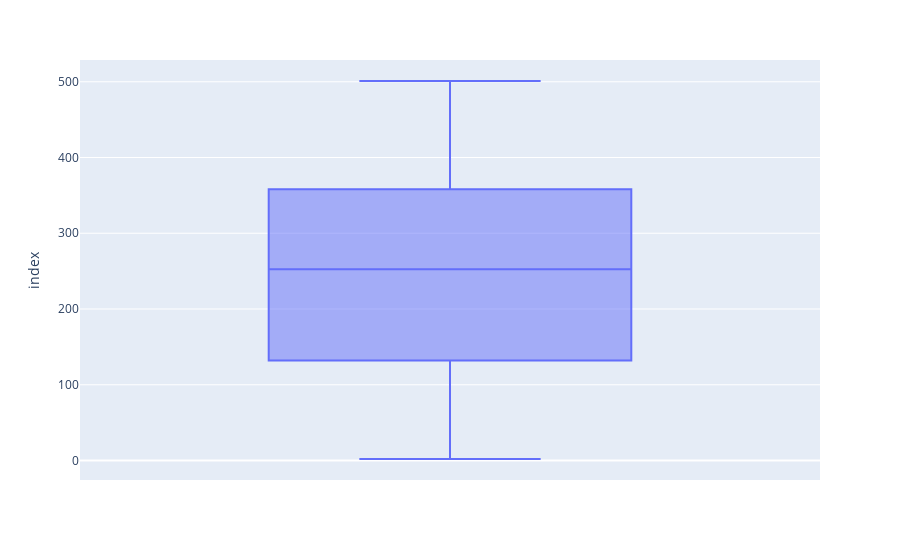
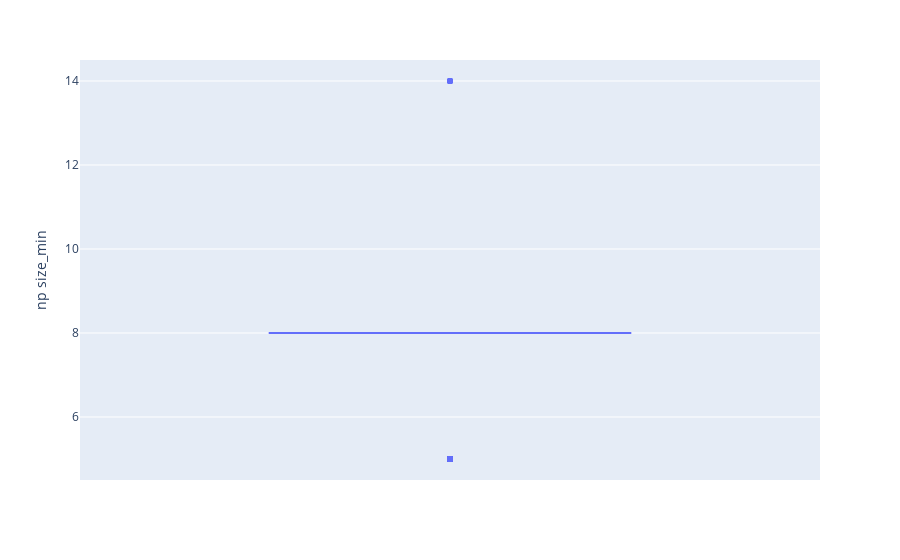
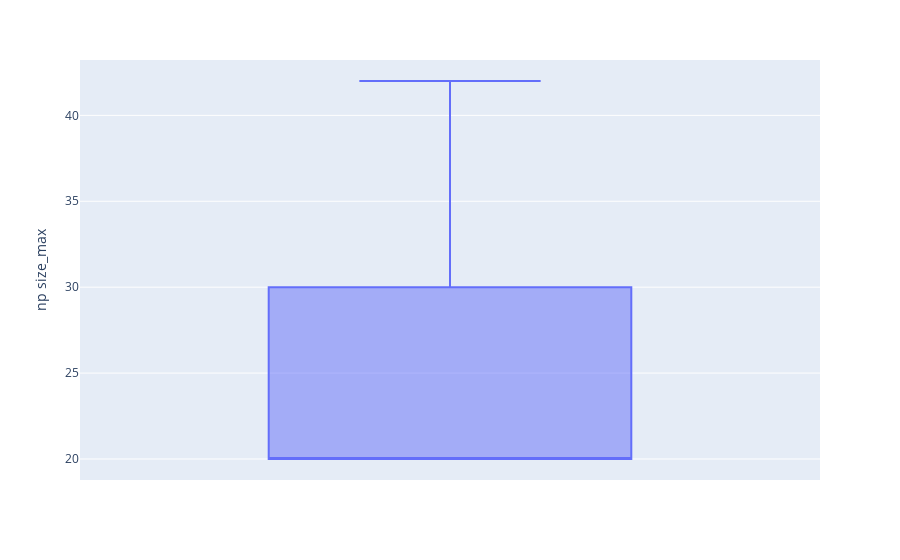
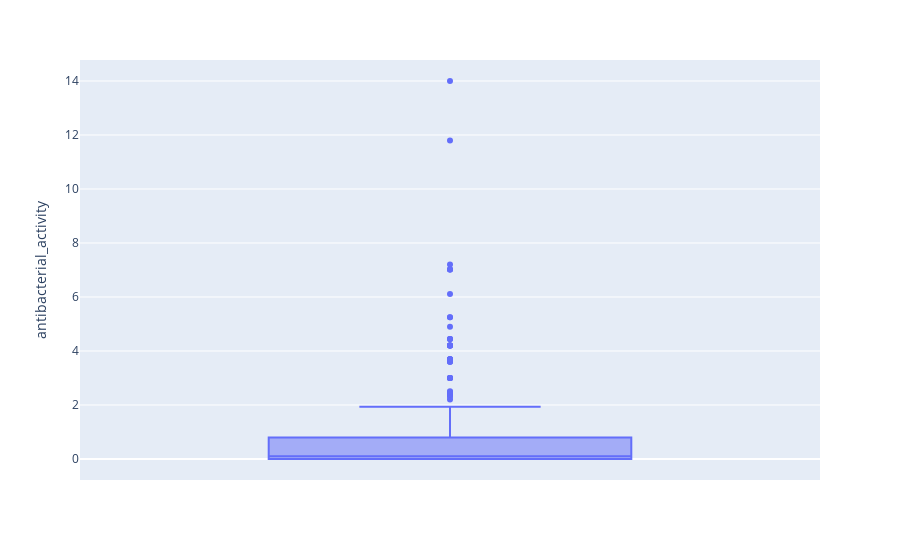

The cell these charts' notebook holds for them, in order:
### Markdown cell above
Проверим выбросы

### Code cell
for column in cleaned_df.select_dtypes(include=np.number).columns:
    fig = px.box(
        data_frame = cleaned_df,
        y = column
    )
    fig.show()

### Figure 1 — Plotly figure (JSON) as saved in the notebook; plotly's stock layout.template omitted (floating-point values rounded to 4 significant figures; data arrays with more than 128 entries replaced by an {"elided": "..."} marker saying what was removed)
{"data": [{"alignmentgroup": "True", "hovertemplate": "index=%{y}<extra></extra>", "legendgroup": "", "marker": {"color": "#636efa"}, "name": "", "notched": false, "offsetgroup": "", "orientation": "v", "showlegend": false, "type": "box", "x0": " ", "xaxis": "x", "y": {"elided": "330 int values"}, "y0": " ", "yaxis": "y"}], "layout": {"boxmode": "group", "legend": {"tracegroupgap": 0}, "margin": {"t": 60}, "xaxis": {"anchor": "y", "domain": [0, 1]}, "yaxis": {"anchor": "x", "domain": [0, 1], "title": {"text": "index"}}}}

### Figure 2 — Plotly figure (JSON) as saved in the notebook; plotly's stock layout.template omitted (floating-point values rounded to 4 significant figures; data arrays with more than 128 entries replaced by an {"elided": "..."} marker saying what was removed)
{"data": [{"alignmentgroup": "True", "hovertemplate": "np size_min=%{y}<extra></extra>", "legendgroup": "", "marker": {"color": "#636efa"}, "name": "", "notched": false, "offsetgroup": "", "orientation": "v", "showlegend": false, "type": "box", "x0": " ", "xaxis": "x", "y": {"elided": "330 int values"}, "y0": " ", "yaxis": "y"}], "layout": {"boxmode": "group", "legend": {"tracegroupgap": 0}, "margin": {"t": 60}, "xaxis": {"anchor": "y", "domain": [0, 1]}, "yaxis": {"anchor": "x", "domain": [0, 1], "title": {"text": "np size_min"}}}}

### Figure 3 — Plotly figure (JSON) as saved in the notebook; plotly's stock layout.template omitted (floating-point values rounded to 4 significant figures; data arrays with more than 128 entries replaced by an {"elided": "..."} marker saying what was removed)
{"data": [{"alignmentgroup": "True", "hovertemplate": "np size_max=%{y}<extra></extra>", "legendgroup": "", "marker": {"color": "#636efa"}, "name": "", "notched": false, "offsetgroup": "", "orientation": "v", "showlegend": false, "type": "box", "x0": " ", "xaxis": "x", "y": {"elided": "330 int values"}, "y0": " ", "yaxis": "y"}], "layout": {"boxmode": "group", "legend": {"tracegroupgap": 0}, "margin": {"t": 60}, "xaxis": {"anchor": "y", "domain": [0, 1]}, "yaxis": {"anchor": "x", "domain": [0, 1], "title": {"text": "np size_max"}}}}

### Figure 4 — Plotly figure (JSON) as saved in the notebook; plotly's stock layout.template omitted (floating-point values rounded to 4 significant figures; data arrays with more than 128 entries replaced by an {"elided": "..."} marker saying what was removed)
{"data": [{"alignmentgroup": "True", "hovertemplate": "antibacterial_activity=%{y}<extra></extra>", "legendgroup": "", "marker": {"color": "#636efa"}, "name": "", "notched": false, "offsetgroup": "", "orientation": "v", "showlegend": false, "type": "box", "x0": " ", "xaxis": "x", "y": {"elided": "330 float values"}, "y0": " ", "yaxis": "y"}], "layout": {"boxmode": "group", "legend": {"tracegroupgap": 0}, "margin": {"t": 60}, "xaxis": {"anchor": "y", "domain": [0, 1]}, "yaxis": {"anchor": "x", "domain": [0, 1], "title": {"text": "antibacterial_activity"}}}}
